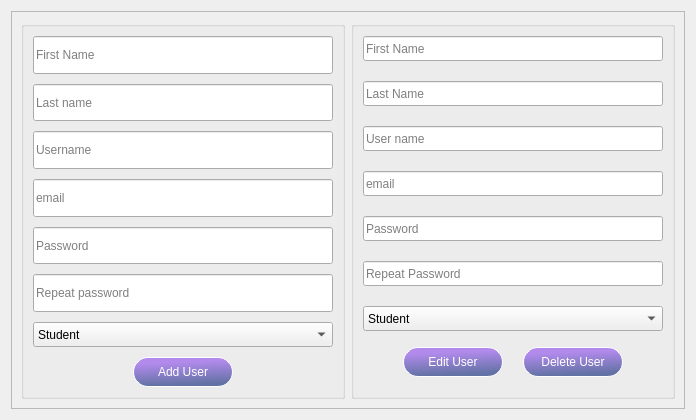
                     <widget class="QFrame" name="frame_26">
                      <property name="frameShape">
                       <enum>QFrame::NoFrame</enum>
                      </property>
                      <property name="frameShadow">
                       <enum>QFrame::Raised</enum>
                      </property>
                      <layout class="QHBoxLayout" name="horizontalLayout_54">
                       <item>
                        <widget class="QFrame" name="frame_35">
                         <property name="frameShape">
                          <enum>QFrame::StyledPanel</enum>
                         </property>
                         <property name="frameShadow">
                          <enum>QFrame::Raised</enum>
                         </property>
                         <layout class="QHBoxLayout" name="horizontalLayout_74">
                          <item>
                           <widget class="QGroupBox" name="groupBox_12">
                            <property name="maximumSize">
                             <size>
                              <width>700</width>
                              <height>500</height>
                             </size>
                            </property>
                            <property name="styleSheet">
                             <string notr="true"/>
                            </property>
                            <property name="title">
                             <string/>
                            </property>
                            <layout class="QHBoxLayout" name="horizontalLayout_55">
                             <item>
                              <layout class="QGridLayout" name="gridLayout_5">
                               <property name="verticalSpacing">
                                <number>10</number>
                               </property>
                               <item row="5" column="0">
                                <widget class="QLineEdit" name="passwordLE_3">
                                 <property name="minimumSize">
                                  <size>
                                   <width>300</width>
                                   <height>25</height>
                                  </size>
                                 </property>
                                 <property name="maximumSize">
                                  <size>
                                   <width>16777215</width>
                                   <height>40</height>
                                  </size>
                                 </property>
                                 <property name="styleSheet">
                                  <string notr="true"/>
                                 </property>
                                 <property name="echoMode">
                                  <enum>QLineEdit::Password</enum>
                                 </property>
                                 <property name="placeholderText">
                                  <string>Password</string>
                                 </property>
                                </widget>
                               </item>
                               <item row="3" column="0">
                                <widget class="QLineEdit" name="userNameLE_3">
                                 <property name="minimumSize">
                                  <size>
                                   <width>300</width>
                                   <height>25</height>
                                  </size>
                                 </property>
                                 <property name="maximumSize">
                                  <size>
                                   <width>16777215</width>
                                   <height>40</height>
                                  </size>
                                 </property>
                                 <property name="styleSheet">
                                  <string notr="true"/>
                                 </property>
                                 <property name="inputMethodHints">
                                  <set>Qt::ImhEmailCharactersOnly</set>
                                 </property>
                                 <property name="placeholderText">
                                  <string>Username</string>
                                 </property>
                                </widget>
                               </item>
                               <item row="0" column="0">
                                <widget class="QLineEdit" name="firstNameLE_3">
                                 <property name="minimumSize">
                                  <size>
                                   <width>300</width>
                                   <height>25</height>
                                  </size>
                                 </property>
                                 <property name="maximumSize">
                                  <size>
                                   <width>16777215</width>
                                   <height>40</height>
                                  </size>
                                 </property>
                                 <property name="styleSheet">
                                  <string notr="true"/>
                                 </property>
                                 <property name="placeholderText">
                                  <string>First Name</string>
                                 </property>
                                </widget>
                               </item>
                               <item row="4" column="0">
                                <widget class="QLineEdit" name="emailLE_3">
                                 <property name="minimumSize">
                                  <size>
                                   <width>300</width>
                                   <height>25</height>
                                  </size>
                                 </property>
                                 <property name="maximumSize">
                                  <size>
                                   <width>16777215</width>
                                   <height>40</height>
                                  </size>
                                 </property>
                                 <property name="styleSheet">
                                  <string notr="true"/>
                                 </property>
                                 <property name="placeholderText">
                                  <string>email</string>
                                 </property>
                                </widget>
                               </item>
                               <item row="6" column="0">
                                <widget class="QLineEdit" name="repeatPasswordLE_3">
                                 <property name="minimumSize">
                                  <size>
                                   <width>300</width>
                                   <height>25</height>
                                  </size>
                                 </property>
                                 <property name="maximumSize">
                                  <size>
                                   <width>16777215</width>
                                   <height>40</height>
                                  </size>
                                 </property>
                                 <property name="styleSheet">
                                  <string notr="true"/>
                                 </property>
                                 <property name="echoMode">
                                  <enum>QLineEdit::Password</enum>
                                 </property>
                                 <property name="placeholderText">
                                  <string>Repeat password</string>
                                 </property>
                                </widget>
                               </item>
                               <item row="8" column="0" alignment="Qt::AlignHCenter">
                                <widget class="QPushButton" name="addUserBtn_6">
                                 <property name="minimumSize">
                                  <size>
                                   <width>100</width>
                                   <height>30</height>
                                  </size>
                                 </property>
                                 <property name="maximumSize">
                                  <size>
                                   <width>100</width>
                                   <height>30</height>
                                  </size>
                                 </property>
                                 <property name="styleSheet">
                                  <string notr="true">QPushButton{
	color: white;
	font: 25 12pt &quot;Roboto&quot;;
	border-radius: 15px;
	border: 1px solid white;
	background-color: qlineargradient(spread:pad, x1:0.392, y1:0.170364, x2:0.51, y2:0.95, stop:0.00627353 rgba(178, 138, 236, 255), stop:0.984012 rgba(98, 114, 164, 255));
}
QPushButton:pressed{
	background-color: rgb(96, 76, 129);
}
</string>
                                 </property>
                                 <property name="text">
                                  <string>Add User</string>
                                 </property>
                                </widget>
                               </item>
                               <item row="7" column="0">
                                <widget class="QComboBox" name="comboBox_7">
                                 <property name="minimumSize">
                                  <size>
                                   <width>0</width>
                                   <height>25</height>
                                  </size>
                                 </property>
                                 <property name="font">
                                  <font>
                                   <family>Segoe UI</family>
                                   <pointsize>9</pointsize>
                                  </font>
                                 </property>
                                 <property name="autoFillBackground">
                                  <bool>false</bool>
                                 </property>
                                 <property name="styleSheet">
                                  <string notr="true"/>
                                 </property>
                                 <property name="iconSize">
                                  <size>
                                   <width>16</width>
                                   <height>16</height>
                                  </size>
                                 </property>
                                 <property name="frame">
                                  <bool>true</bool>
                                 </property>
                                 <item>
                                  <property name="text">
                                   <string>Student</string>
                                  </property>
                                 </item>
                                 <item>
                                  <property name="text">
                                   <string>Staff</string>
                                  </property>
                                 </item>
                                 <item>
                                  <property name="text">
                                   <string>Visitor</string>
                                  </property>
                                 </item>
                                </widget>
                               </item>
                               <item row="2" column="0">
                                <widget class="QLineEdit" name="lastNameLE_3">
                                 <property name="minimumSize">
                                  <size>
                                   <width>300</width>
                                   <height>25</height>
                                  </size>
                                 </property>
                                 <property name="maximumSize">
                                  <size>
                                   <width>16777215</width>
                                   <height>40</height>
                                  </size>
                                 </property>
                                 <property name="styleSheet">
                                  <string notr="true"/>
                                 </property>
                                 <property name="placeholderText">
                                  <string>Last name</string>
                                 </property>
                                </widget>
                               </item>
                              </layout>
                             </item>
                            </layout>
                           </widget>
                          </item>
                          <item>
                           <widget class="QGroupBox" name="groupBox_13">
                            <property name="enabled">
                             <bool>true</bool>
                            </property>
                            <property name="maximumSize">
                             <size>
                              <width>700</width>
                              <height>500</height>
                             </size>
                            </property>
                            <property name="styleSheet">
                             <string notr="true"/>
                            </property>
                            <property name="title">
                             <string/>
                            </property>
                            <layout class="QVBoxLayout" name="verticalLayout_28">
                             <item>
                              <layout class="QGridLayout" name="gridLayout_18">
                               <property name="verticalSpacing">
                                <number>20</number>
                               </property>
                               <item row="0" column="0">
                                <widget class="QLineEdit" name="lineEdit_26">
                                 <property name="minimumSize">
                                  <size>
                                   <width>300</width>
                                   <height>25</height>
                                  </size>
                                 </property>
                                 <property name="maximumSize">
                                  <size>
                                   <width>166777</width>
                                   <height>40</height>
                                  </size>
                                 </property>
                                 <property name="styleSheet">
                                  <string notr="true"/>
                                 </property>
                                 <property name="placeholderText">
                                  <string>First Name</string>
                                 </property>
                                </widget>
                               </item>
                               <item row="1" column="0">
                                <widget class="QLineEdit" name="lineEdit_31">
                                 <property name="minimumSize">
                                  <size>
                                   <width>300</width>
                                   <height>25</height>
                                  </size>
                                 </property>
                                 <property name="maximumSize">
                                  <size>
                                   <width>166777</width>
                                   <height>40</height>
                                  </size>
                                 </property>
                                 <property name="styleSheet">
                                  <string notr="true"/>
                                 </property>
                                 <property name="placeholderText">
                                  <string>Last Name</string>
                                 </property>
                                </widget>
                               </item>
                               <item row="2" column="0">
                                <widget class="QLineEdit" name="lineEdit_32">
                                 <property name="minimumSize">
                                  <size>
                                   <width>300</width>
                                   <height>25</height>
                                  </size>
                                 </property>
                                 <property name="maximumSize">
                                  <size>
                                   <width>166777</width>
                                   <height>40</height>
                                  </size>
                                 </property>
                                 <property name="styleSheet">
                                  <string notr="true"/>
                                 </property>
                                 <property name="inputMethodHints">
                                  <set>Qt::ImhEmailCharactersOnly</set>
                                 </property>
                                 <property name="placeholderText">
                                  <string>User name</string>
                                 </property>
                                </widget>
                               </item>
                               <item row="3" column="0">
                                <widget class="QLineEdit" name="lineEdit_33">
                                 <property name="minimumSize">
                                  <size>
                                   <width>300</width>
                                   <height>25</height>
                                  </size>
                                 </property>
                                 <property name="maximumSize">
                                  <size>
                                   <width>166777</width>
                                   <height>40</height>
                                  </size>
                                 </property>
                                 <property name="styleSheet">
                                  <string notr="true"/>
                                 </property>
                                 <property name="placeholderText">
                                  <string>email</string>
                                 </property>
                                </widget>
                               </item>
                               <item row="4" column="0">
                                <widget class="QLineEdit" name="lineEdit_34">
                                 <property name="minimumSize">
                                  <size>
                                   <width>300</width>
                                   <height>25</height>
                                  </size>
                                 </property>
                                 <property name="maximumSize">
                                  <size>
                                   <width>166777</width>
                                   <height>40</height>
                                  </size>
                                 </property>
                                 <property name="styleSheet">
                                  <string notr="true"/>
                                 </property>
                                 <property name="echoMode">
                                  <enum>QLineEdit::Password</enum>
                                 </property>
                                 <property name="placeholderText">
                                  <string>Password</string>
                                 </property>
                                </widget>
                               </item>
                               <item row="5" column="0">
                                <widget class="QLineEdit" name="lineEdit_12">
                                 <property name="minimumSize">
                                  <size>
                                   <width>300</width>
                                   <height>25</height>
                                  </size>
                                 </property>
                                 <property name="maximumSize">
                                  <size>
                                   <width>166777</width>
                                   <height>40</height>
                                  </size>
                                 </property>
                                 <property name="styleSheet">
                                  <string notr="true"/>
                                 </property>
                                 <property name="echoMode">
                                  <enum>QLineEdit::Password</enum>
                                 </property>
                                 <property name="placeholderText">
                                  <string>Repeat Password</string>
                                 </property>
                                </widget>
                               </item>
                               <item row="6" column="0">
                                <widget class="QComboBox" name="comboBox_5">
                                 <property name="minimumSize">
                                  <size>
                                   <width>0</width>
                                   <height>25</height>
                                  </size>
                                 </property>
                                 <property name="maximumSize">
                                  <size>
                                   <width>166777</width>
                                   <height>40</height>
                                  </size>
                                 </property>
                                 <property name="styleSheet">
                                  <string notr="true"/>
                                 </property>
                                 <item>
                                  <property name="text">
                                   <string>Student</string>
                                  </property>
                                 </item>
                                 <item>
                                  <property name="text">
                                   <string>Staff</string>
                                  </property>
                                 </item>
                                 <item>
                                  <property name="text">
                                   <string>Visitor</string>
                                  </property>
                                 </item>
                                </widget>
                               </item>
                              </layout>
                             </item>
                             <item>
                              <layout class="QGridLayout" name="gridLayout_19">
                               <property name="topMargin">
                                <number>10</number>
                               </property>
                               <property name="bottomMargin">
                                <number>10</number>
                               </property>
                               <property name="horizontalSpacing">
                                <number>20</number>
                               </property>
                               <item row="0" column="0" alignment="Qt::AlignRight">
                                <widget class="QPushButton" name="editUserBtn_2">
                                 <property name="minimumSize">
                                  <size>
                                   <width>100</width>
                                   <height>30</height>
                                  </size>
                                 </property>
                                 <property name="maximumSize">
                                  <size>
                                   <width>100</width>
                                   <height>30</height>
                                  </size>
                                 </property>
                                 <property name="styleSheet">
                                  <string notr="true">QPushButton{
	color: white;
	font: 25 12pt &quot;Roboto&quot;;
	border-radius: 15px;
	border: 1px solid white;
	background-color: qlineargradient(spread:pad, x1:0.392, y1:0.170364, x2:0.51, y2:0.95, stop:0.00627353 rgba(178, 138, 236, 255), stop:0.984012 rgba(98, 114, 164, 255));
}
QPushButton:pressed{
	background-color: rgb(96, 76, 129);
}
</string>
                                 </property>
                                 <property name="text">
                                  <string>Edit User</string>
                                 </property>
                                </widget>
                               </item>
                               <item row="0" column="1" alignment="Qt::AlignLeft">
                                <widget class="QPushButton" name="deleteUserBtn_2">
                                 <property name="minimumSize">
                                  <size>
                                   <width>100</width>
                                   <height>30</height>
                                  </size>
                                 </property>
                                 <property name="maximumSize">
                                  <size>
                                   <width>100</width>
                                   <height>30</height>
                                  </size>
                                 </property>
                                 <property name="styleSheet">
                                  <string notr="true">QPushButton{
	color: white;
	font: 25 12pt &quot;Roboto&quot;;
	border-radius: 15px;
	border: 1px solid white;
	background-color: qlineargradient(spread:pad, x1:0.392, y1:0.170364, x2:0.51, y2:0.95, stop:0.00627353 rgba(178, 138, 236, 255), stop:0.984012 rgba(98, 114, 164, 255));
}
QPushButton:pressed{
	background-color: rgb(96, 76, 129);
}
</string>
                                 </property>
                                 <property name="text">
                                  <string>Delete User</string>
                                 </property>
                                </widget>
                               </item>
                              </layout>
                             </item>
                            </layout>
                           </widget>
                          </item>
                         </layout>
                        </widget>
                       </item>
                      </layout>
                     </widget>
